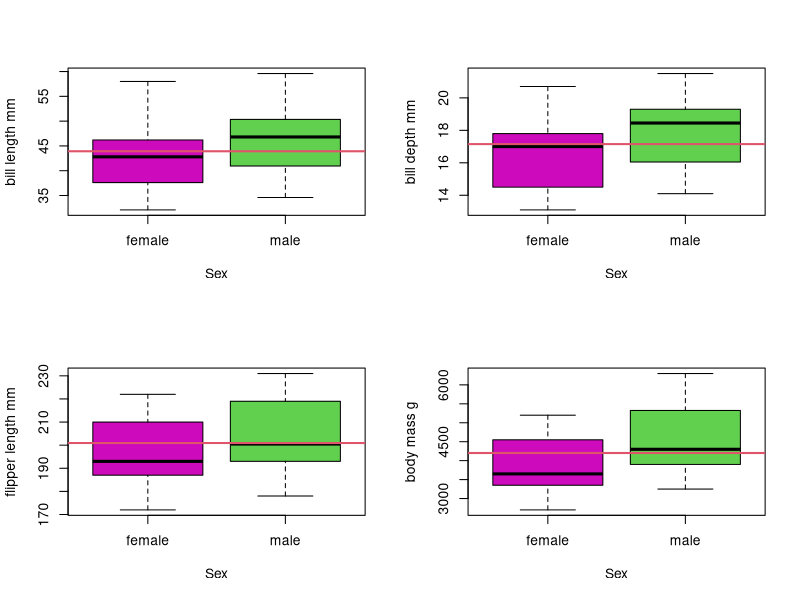
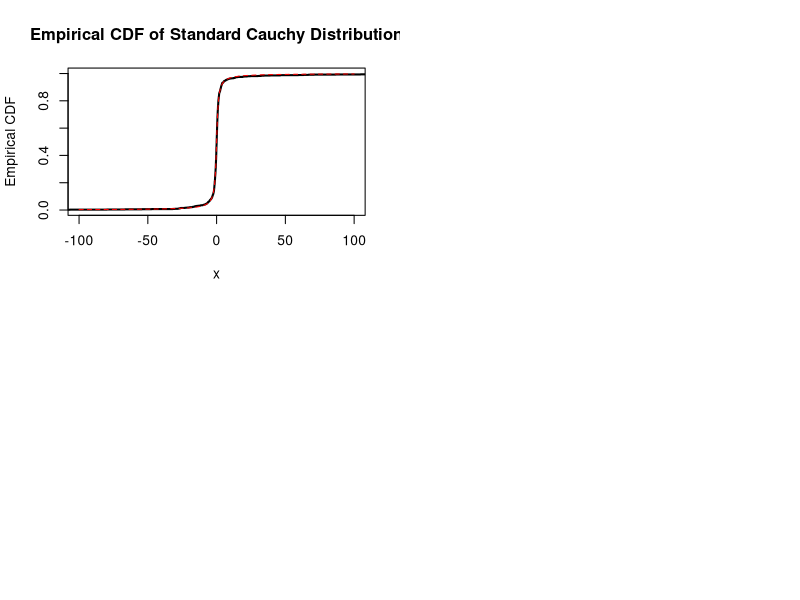

The R source for these figures, in order:
## ---- chunk 1
knitr::opts_chunk$set(
  collapse = TRUE,
  comment = "#>"
)
include_solutions <- TRUE
## ---- chunk 2
require(rmarkdown)
require(knitr)
require(kableExtra)
# Put any library imports and other preamble here.
## ---- chunk 3
#| warning: false
library(palmerpenguins)

# use :: to access data or functions from within a package 
penguins <- palmerpenguins::penguins
colnames(penguins)
## ---- chunk 4
sex_counts <- table(penguins$sex)
knitr::kable(sex_counts, col.names  = c("Sex", "Count"))
## ---- chunk 5
#| layout-ncol: 2
#| layout-nrow: 2
#| label: box_whisker-plots
#| fig-cap: "Distributions of Features by Sex"
#| fig-subcap: 
#|   - "Bill Length Distribution"
#|   - "Bill Depth Distribution"
#|   - "Flipper Length Distribution"
#|   - "Body Mass Distribution"

vars <- c("bill_length_mm", "bill_depth_mm", "flipper_length_mm", "body_mass_g")

par(mfrow = c(2, 2))

for (v in vars) {
  plot(penguins$sex, penguins[[v]],
       xlab = "Sex",
       ylab = gsub("_", " ", v),
       col = c(6, 3))
  abline(h = mean(penguins[[v]], na.rm = TRUE), col = 2, lwd = 2)
}
## ---- chunk 6

### Question 1a

generate_cauchy_samples <- function(n) {
  # Generate 'n' uniform random numbers between 0 and 1
  u <- runif(n)
  
  # Apply the inverse CDF formula to get Cauchy samples
  samples <- tan(pi * (u - 0.5))  
  return(samples)
}

num_samples = 1000

# Generate samples from the standard Cauchy distribution
cauchy_samples <- generate_cauchy_samples(num_samples)

## ---- chunk 7

### Question 1b

# Sort the samples in ascending order
sorted_samples <- sort(cauchy_samples)

# Calculate the cumulative probabilities for each sample
cumulative_probs <- (1:num_samples) / num_samples

x_values <- seq(-100, 100,  length.out = 1000)
cdf_values <- pcauchy(x_values)

# Plot the empirical CDF
plot(sorted_samples, 
     cumulative_probs, 
     type = "s", 
     xlab = "x", 
     ylab = "Empirical CDF", 
     main = "Empirical CDF of Standard Cauchy Distribution", 
     lwd = 2, lty = 1, xlim = c(-100,100))
lines(x_values, cdf_values, type = "l", 
      xlab = "x", ylab = "CDF", main = "CDF of Standard Cauchy Distribution", 
      col = 'red', lty = 2)
## ---- chunk 8

### Question 1c

calculate_ecdf <- function(x) {
    return(sum(sorted_samples <= x)/num_samples)
}

df <- data.frame(x = c(0.5, 1.0, 10.0), 
                ecdf = c(calculate_ecdf(0.5), 
                         calculate_ecdf(1.0), 
                         calculate_ecdf(10.0))
                )
kbl(df,
    caption = 'Empirical CDF', 
    label = 'ecdf',
    digits = 2) %>%
  kable_styling(
    bootstrap_options = c("striped", "hover", "condensed"),
    font_size = 12)
